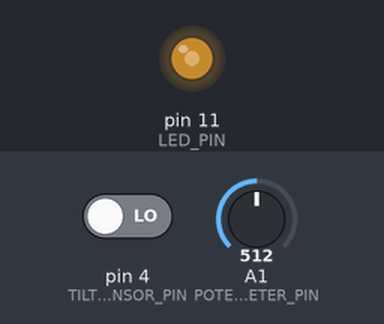
This sketch was run on a simulated Arduino Uno, built with avr-gcc and run on an emulated ATmega328P. On the bench: output pins drawn as LEDs (lit = HIGH). The test bench sets the inputs (shaded band); at power-on: A1 (POTENTIOMETER_PIN) = 512, pin 4 (TILT_SENSOR_PIN) LOW. The audio player accepts every command and is not drawn; what the sketch prints to the serial monitor is not drawn.

Above: at 1.7 s.
1.8 s: A1 (POTENTIOMETER_PIN) set to 716
At 2.7 s:
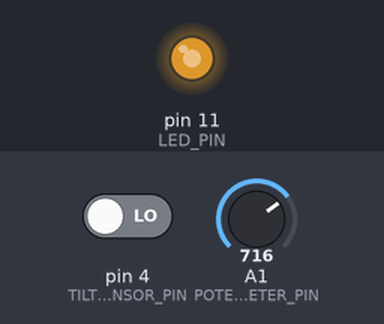
3.3 s: A1 (POTENTIOMETER_PIN) set to 900
At 3.9 s:
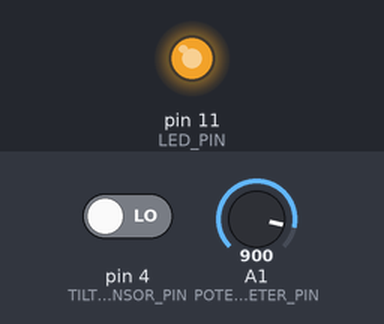
4.8 s: A1 (POTENTIOMETER_PIN) set to 122
At 5.1 s:
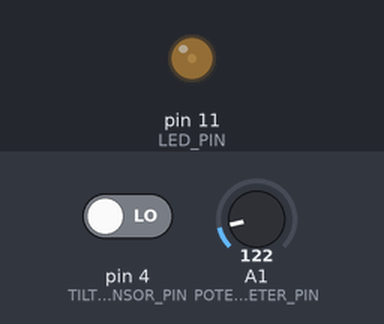
Timing chart, 0 to 7.8 s (numbered marks = the images above; inputs shaded):
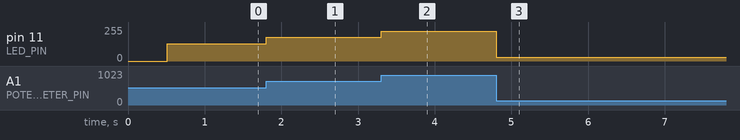

Measured:
- after the input at 1.8 s, pin 11 (LED_PIN): 128/255 → 179/255 at once
- after the input at 3.3 s, pin 11 (LED_PIN): 179/255 → 225/255 at once
- after the input at 4.8 s, pin 11 (LED_PIN): 225/255 → 30/255 at once

The sketch:

Music_Player_Final_Tilt3.ino
```cpp
#include "SoftwareSerial.h"
#include "DFRobotDFPlayerMini.h"

// Pin definitions for tilt sensor
const int TILT_SENSOR_PIN = 4;

// Pin for the potentiometer
#define LED_PIN 11
#define POTENTIOMETER_PIN A1

// Use pins 2 and 3 to communicate with DFPlayer Mini
static const uint8_t PIN_MP3_TX = 2; // Connects to module's RX
static const uint8_t PIN_MP3_RX = 3; // Connects to module's TX
SoftwareSerial softwareSerial(PIN_MP3_RX, PIN_MP3_TX);

// Create the Player object
DFRobotDFPlayerMini player;

// Variable to track whether the song is playing or not
bool isSongPlaying = false;

// Variable to store the current song index
int currentSongIndex = 1;

// Variables for managing song timing
unsigned long previousSongTime = 0;
const unsigned long songInterval = 270000; // 4.5 minutes between songs

void setup() {
  // Init USB serial port for debugging
  Serial.begin(9600); // Init serial port for DFPlayer Mini
  softwareSerial.begin(9600); // Start communication with DFPlayer Mini

  if (player.begin(softwareSerial)) {
    Serial.println("OK");
    // Set volume to maximum (0 to 30).
    player.volume(10);
  } else {
    Serial.println("Connecting to DFPlayer Mini failed!");
  }

  pinMode(LED_PIN, OUTPUT);
}

void loop() {
  // Potentiometer
  int potentiometerValue = analogRead(POTENTIOMETER_PIN);
  int brightness = potentiometerValue / 4;
  analogWrite(LED_PIN, brightness);

  // Read the state of the tilt sensor
  int tiltState = digitalRead(TILT_SENSOR_PIN);
  Serial.println(tiltState);

  // Handle song timing
  handleSongTiming();

  // Check if the tilt sensor is HIGH (tilted)
  if (tiltState == HIGH) {
    // If the song is not playing, start playing
    if (!isSongPlaying) {
      playNextSong();
    }
  } else {
    // If the song is playing and the tilt sensor is LOW, stop playing immediately
    if (isSongPlaying) {
      player.stop();
      isSongPlaying = false;
    }
  }
}

// Function to play the next song in the sequence
void playNextSong() {
  // Play the next song
  player.playFolder(1, currentSongIndex);
  isSongPlaying = true;
  previousSongTime = millis();
  currentSongIndex++;

  // Reset song index after playing all songs
  if (currentSongIndex > 3) {
    currentSongIndex = 1;
  }
}

// Function to handle song timing and play the next song when the interval is reached
void handleSongTiming() {
  unsigned long currentMillis = millis();
  if (currentMillis - previousSongTime >= songInterval) {
    playNextSong();
  }
}
```
